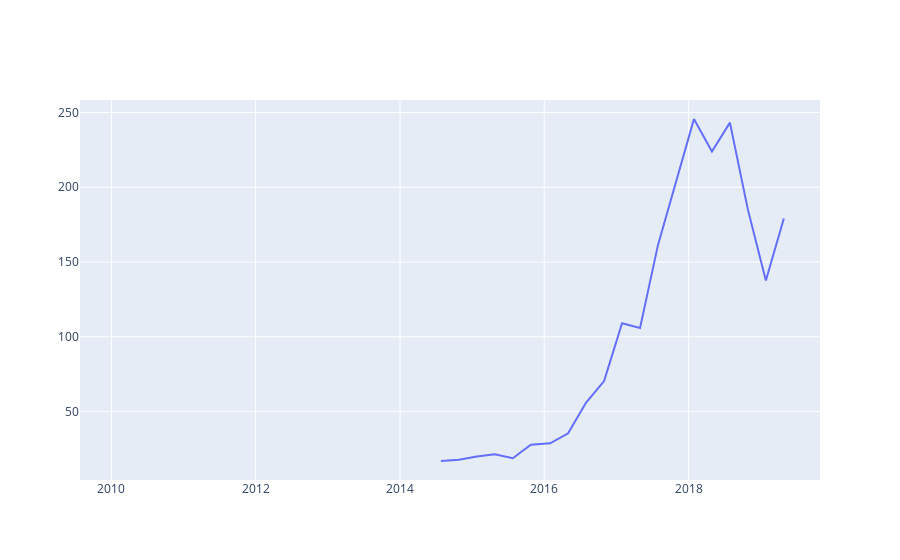

Source (notebook cell):
### Code cell
fig = go.Figure()
fig.add_trace(go.Scatter(
        x=df_stock['index'],
        y=df_stock['Stock Price_x'],
        name=indicator))
fig.show()

### Figure 1 — Plotly figure (JSON) as saved in the notebook; plotly's stock layout.template omitted (floating-point values rounded to 4 significant figures)
{"data": [{"name": "Capex per Share", "type": "scatter", "x": ["2009-07-26", "2009-10-25", "2010-01-31", "2010-05-02", "2010-08-01", "2010-10-31", "2011-01-30", "2011-05-01", "2011-07-31", "2011-10-30", "2012-01-29", "2012-04-29", "2012-07-29", "2012-10-28", "2013-01-27", "2013-04-28", "2013-07-28", "2013-10-27", "2014-01-26", "2014-04-27", "2014-07-27", "2014-10-26", "2015-01-25", "2015-04-26", "2015-07-26", "2015-10-25", "2016-01-31", "2016-05-01", "2016-07-31", "2016-10-30", "2017-01-29", "2017-04-30", "2017-07-30", "2017-10-29", "2018-01-28", "2018-04-29", "2018-07-29", "2018-10-28", "2019-01-27", "2019-04-28", "2019-07-28", "2019-10-28"], "y": [null, null, null, null, null, null, null, null, null, null, null, null, null, null, null, null, null, null, null, null, 16.97, 17.78, 19.91, 21.52, 18.81, 27.84, 28.77, 35.47, 56.04, 70.43, 109.1, 105.8, 161.5, 202.7, 245.6, 223.9, 243.2, 185.0, 137.7, 179.1, null, null]}], "layout": {"autosize": true, "xaxis": {"autorange": true, "range": ["2009-07-26", "2019-10-28"], "type": "date"}, "yaxis": {"autorange": true, "range": [4.263, 258.3], "type": "linear"}}}
